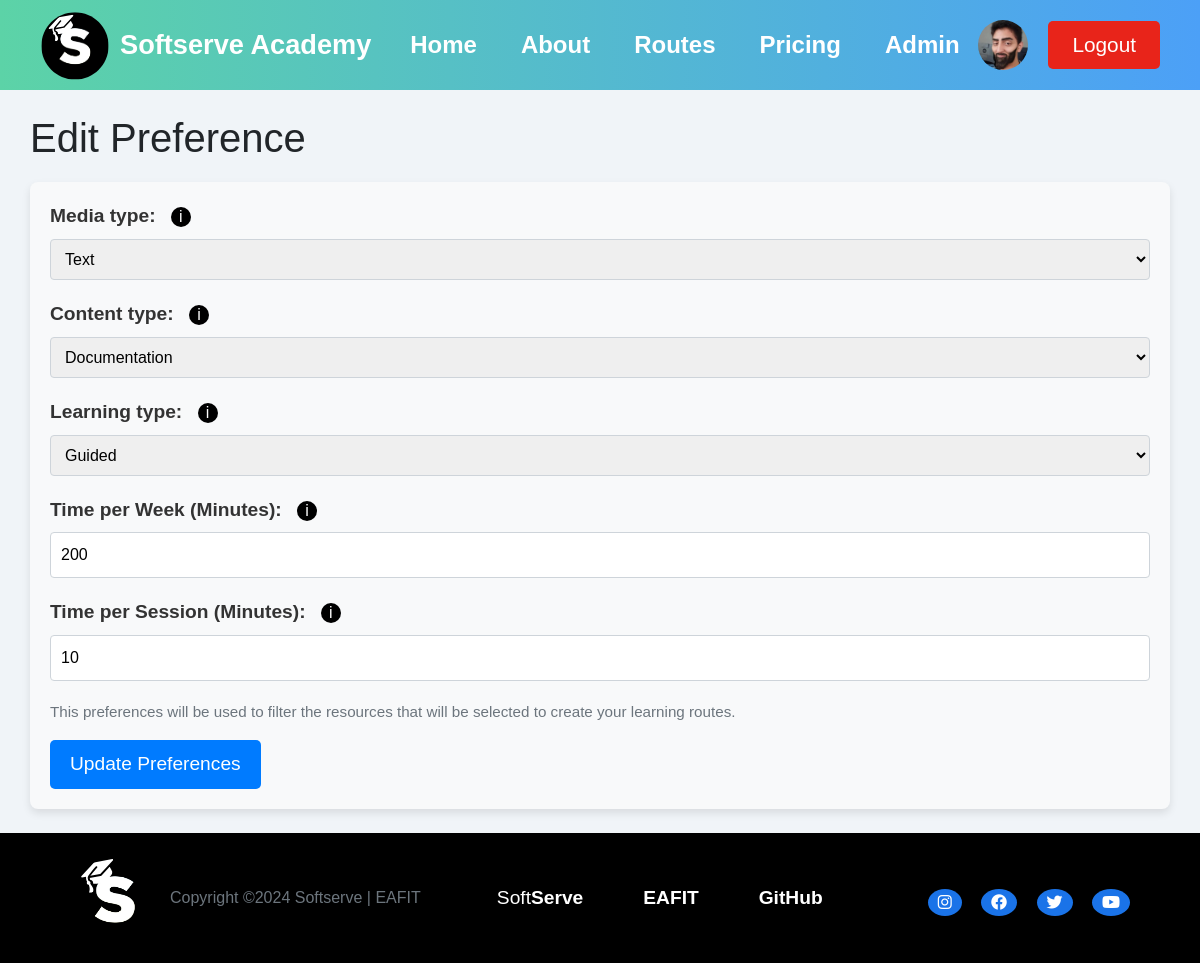
Page /preference/create/ (signed in) on the earlier database version.
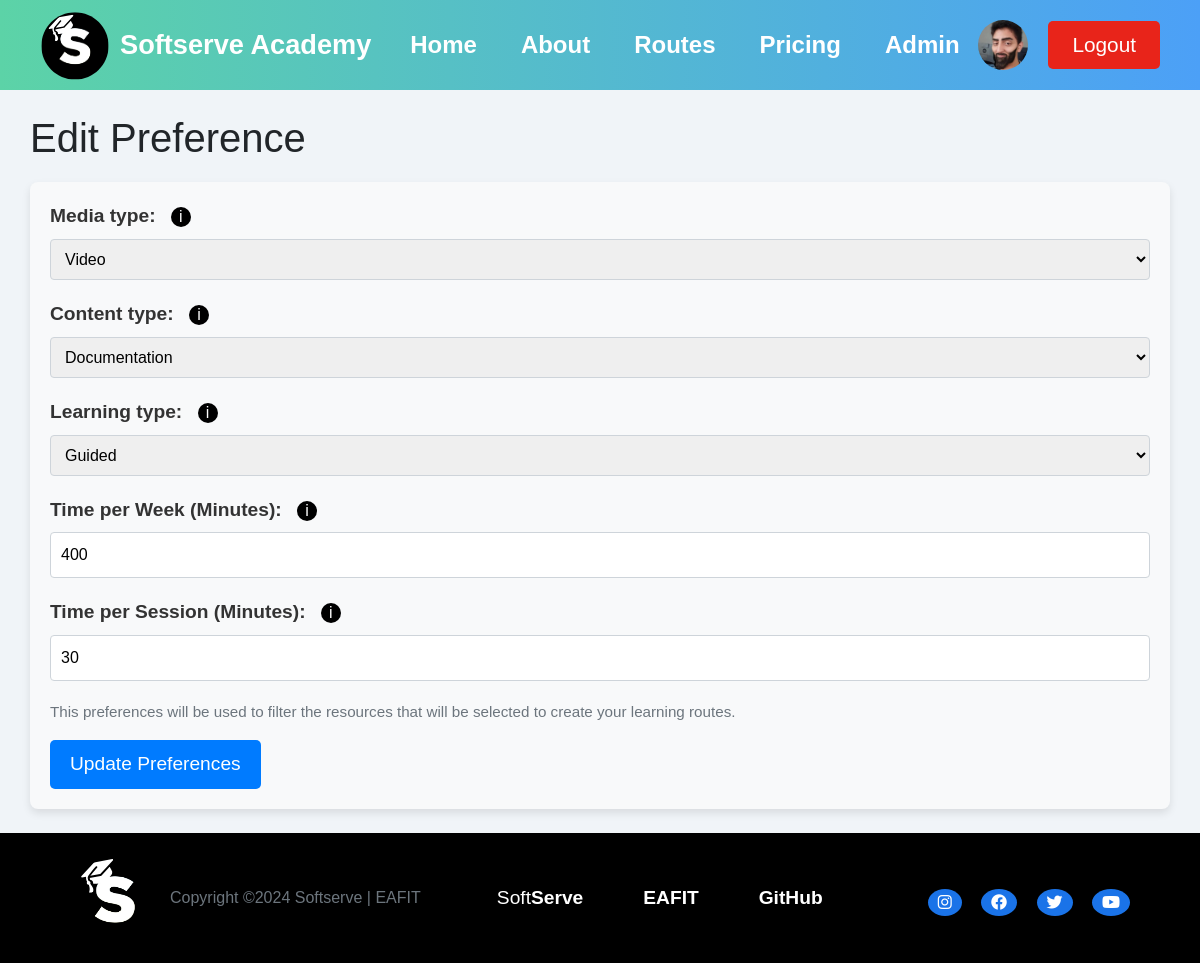
Same page on the later database version.
### preference/models.py (models this page shows)
class Preference(models.Model):
    id = models.AutoField(primary_key=True)
    media_type = models.CharField(max_length=100, choices=MEDIA_TYPE_CHOICES)
    content_type = models.CharField(max_length=100, choices=CONTENT_TYPE_CHOICES)
    learning_type = models.CharField(max_length=100, choices=LEARNING_TYPE_CHOICES)
    time_per_week = models.IntegerField(
        validators=[MinValueValidator(5), MaxValueValidator(6000)]
    )
    time_per_session = models.IntegerField(
        validators=[MinValueValidator(5), MaxValueValidator(600)]
    )

### preference/views.py (the view)
@login_required
def create(request):
    user = request.user  # Use the logged-in user
    if request.method == "POST":
        form = PreferenceForm(request.POST, instance=user.preference)
        if form.is_valid():
            preference = form.save()
            user.preference = preference
            user.save()
            return redirect("user")
        else:
            return render(request, "preference_create.html", {"form": form})
    else:
        form = PreferenceForm(instance=user.preference)
    return render(request, "preference_create.html", {"form": form})

### preference/forms.py (shortened to what this page needs)
class PreferenceForm(forms.ModelForm):
    class Meta:
        model = Preference  # Asegúrate de que esto corresponda a tu modelo
        fields = [
            "media_type",
            "content_type",
            "learning_type",
            "time_per_week",
            "time_per_session",
        ]

### learning_route/models.py (called while the page is built)
    def __str__(self):
        return self.skill_level.skill.name + " - " + str(self.skill_level.level)

### preference/templates/preference_create.html (shortened to what this page needs)
{% extends "base.html" %}
{% load static %}
{% block extra_css %}
<link rel="stylesheet" href="{% static 'css/preferenceform.css' %}">
{% endblock %}
{% block content %}
<br>
<h1>{% if form.instance.pk %}Edit{% else %}Create{% endif %} Preference</h1>
<form method="post">
    <div class="form-group">
        <label for="{{ form.media_type.id_for_label }}">
            Media type:
            <button type="button" class="info-button" onclick="toggleInfo('mediaTypeInfo')">i</button>
        </label>
        {{ form.media_type }}
    </div>
    <div class="form-group">
        <label for="{{ form.content_type.id_for_label }}">
            Content type:
            <button type="button" class="info-button" onclick="toggleInfo('contentTypeInfo')">i</button>
        </label>
        {{ form.content_type }}
    </div>
    <div class="form-group">
        <label for="{{ form.learning_type.id_for_label }}">
            Learning type:
            <button type="button" class="info-button" onclick="toggleInfo('learningTypeInfo')">i</button>
        </label>
        {{ form.learning_type }}
    </div>
    <div class="form-group">
        <label for="{{ form.time_per_week.id_for_label }}">
            Time per Week (Minutes):
            <button type="button" class="info-button" onclick="toggleInfo('timePerWeekInfo')">i</button>
        </label>
        {{ form.time_per_week }}
    </div>
    <div class="form-group">
        <label for="{{ form.time_per_session.id_for_label }}">
            Time per Session (Minutes):
            <button type="button" class="info-button" onclick="toggleInfo('timePerSessionInfo')">i</button>
        </label>
        {{ form.time_per_session }}
    </div>
    <p>This preferences will be used to filter the resources that will be selected to create your learning routes.</p>
    <button type="submit" class="btn btn-primary">{% if form.instance.pk %}Update{% else %}Save{% endif %}
        Preferences</button>
</form>
<br>
{% endblock %}

Differences in the rows shown:
changed Preference "Documentation": media_type "Text" → "Video"; time_per_week "200" → "400"; time_per_session "10" → "30"
